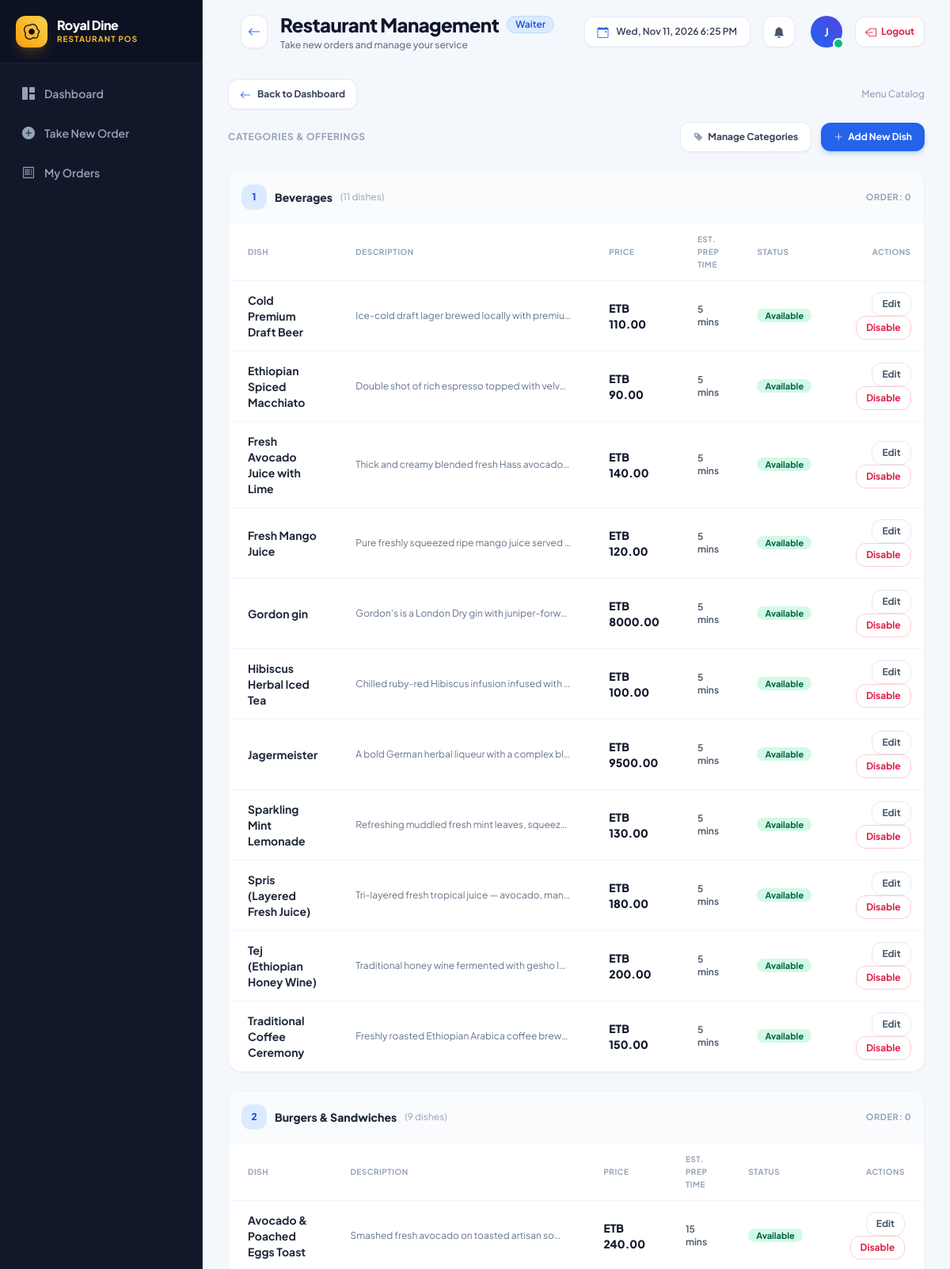
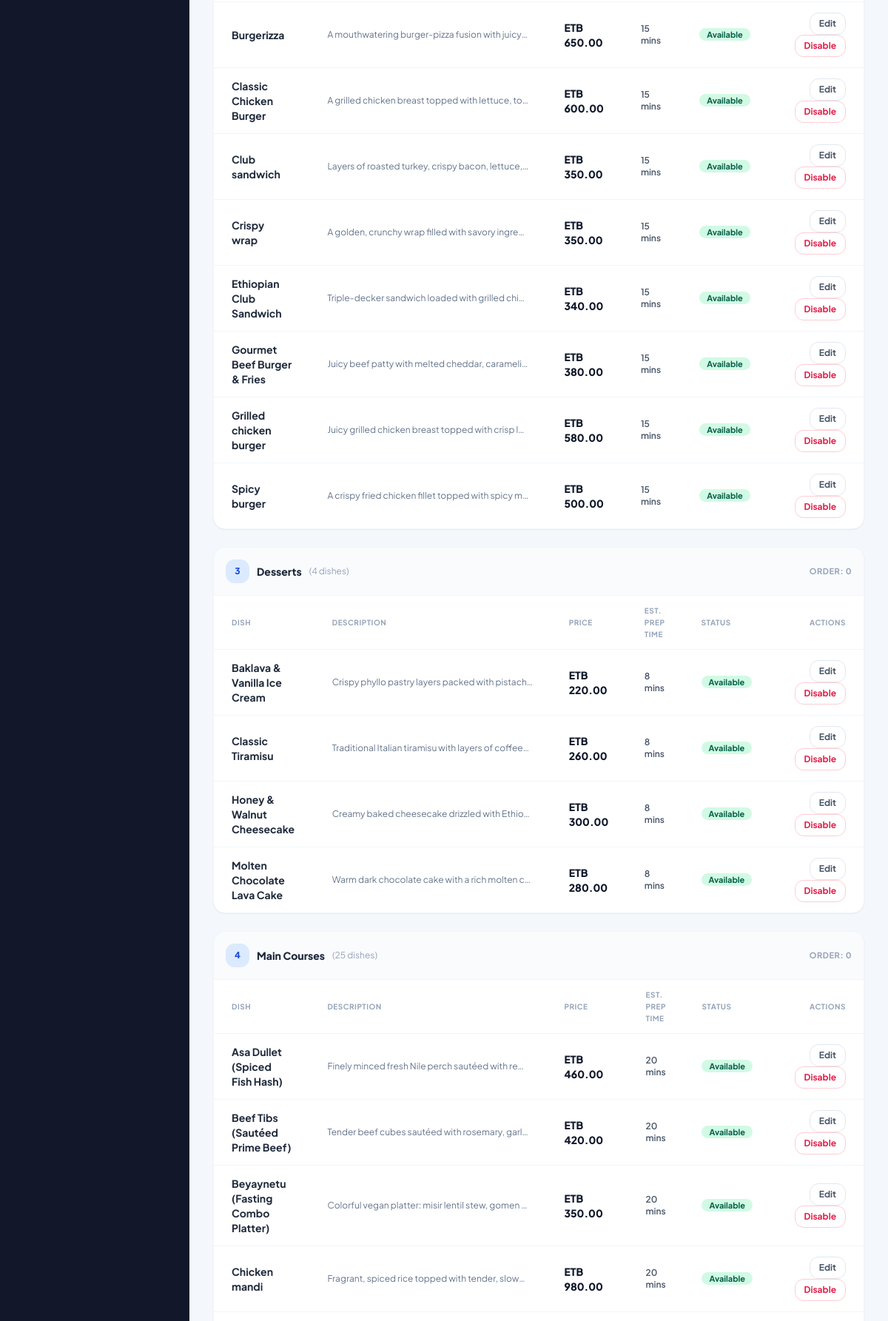
Screenshot of /menu/ (signed in, upper part) with the database file from the repository (2 pictures, top to bottom).
### apps/accounts/models.py (models this page shows, shortened)
class CustomUser(AbstractUser):
    class Role(models.TextChoices):
        ADMIN = 'ADMIN', 'Administrator'
        SUPERVISOR = 'SUPERVISOR', 'Supervisor'
        WAITER = 'WAITER', 'Waiter'
        KITCHEN_STAFF = 'KITCHEN_STAFF', 'Kitchen Staff'
    role = models.CharField(
        max_length=20,
        choices=Role.choices,
        default=Role.WAITER,
    )
    phone_number = models.CharField(max_length=20, blank=True)
    is_active_employee = models.BooleanField(default=True)
    avatar = models.ImageField(upload_to='avatars/', blank=True, null=True)
    created_at = models.DateTimeField(auto_now_add=True)
    updated_at = models.DateTimeField(auto_now=True)
    class Meta:
        ordering = ['-created_at']
        verbose_name = 'User'
        verbose_name_plural = 'Users'

### apps/menu/models.py (models this page shows, shortened)
class MealCategory(models.Model):
    name = models.CharField(max_length=100, unique=True)
    description = models.TextField(blank=True)
    display_order = models.PositiveIntegerField(default=0)
    is_active = models.BooleanField(default=True)
    created_at = models.DateTimeField(auto_now_add=True)
    updated_at = models.DateTimeField(auto_now=True)
    class Meta:
        ordering = ['display_order', 'name']
        verbose_name = 'Meal Category'
        verbose_name_plural = 'Meal Categories'

class Meal(models.Model):
    category = models.ForeignKey(MealCategory, on_delete=models.CASCADE, related_name='meals')
    name = models.CharField(max_length=150)
    description = models.TextField(blank=True)
    price = models.DecimalField(max_digits=10, decimal_places=2)
    image = models.ImageField(upload_to='meals/', blank=True, null=True)
    is_available = models.BooleanField(default=True)
    is_archived = models.BooleanField(default=False)
    preparation_time_minutes = models.PositiveIntegerField(default=15, help_text="Estimated preparation time")
    created_at = models.DateTimeField(auto_now_add=True)
    updated_at = models.DateTimeField(auto_now=True)
    class Meta:
        ordering = ['category', 'name']
        verbose_name = 'Meal'
        verbose_name_plural = 'Meals'

### apps/menu/views.py (the view)
# urls.py: path('', views.meal_list, name='meal_list'),
@login_required
def meal_list(request):
    categories = MealCategory.objects.prefetch_related('meals').all()
    return render(request, 'menu/meal_list.html', {'categories': categories})

### apps/restaurants/context_processors.py (called while the page is built)
def restaurant_context(request):
    try:
        settings_obj = RestaurantSettings.objects.first()
        currency = settings_obj.currency_symbol if settings_obj and settings_obj.currency_symbol else 'ETB'
    except Exception:
        currency = 'ETB'
        settings_obj = None
    return {
        'CURRENCY_SYMBOL': currency,
        'restaurant_settings': settings_obj,
    }

### templates/menu/meal_list.html (shortened to what this page needs)
{% extends 'base/base.html' %}
{% block content %}
<div class="mb-4 flex items-center justify-between">
    <a href="{% url 'analytics:admin_dashboard' %}" class="inline-flex items-center gap-2 px-3.5 py-2 rounded-xl bg-white hover:bg-slate-50 text-slate-700 border border-slate-200/80 font-bold text-xs shadow-sm transition-all active:scale-95">
        <i class="bi bi-arrow-left text-sm text-blue-600"></i>
        <span>Back to Dashboard</span>
    </a>
    <span class="text-xs text-slate-400 font-medium">Menu Catalog</span>
</div>
<div class="flex flex-col sm:flex-row sm:items-center justify-between gap-4 mb-6">
    <div class="flex items-center space-x-2">
        <span class="text-xs font-bold uppercase tracking-wider text-slate-400">Categories &amp; Offerings</span>
    </div>
    <div class="flex items-center space-x-3">
        <a href="{% url 'menu:category_list' %}"
            class="px-4 py-2.5 rounded-xl font-bold text-xs text-slate-700 bg-white hover:bg-slate-50 border border-slate-200/80 shadow-sm transition-all flex items-center gap-1.5">
            <i class="bi bi-tag-fill text-slate-400"></i>
            <span>Manage Categories</span>
        </a>
        <a href="{% url 'menu:meal_create' %}"
            class="px-4 py-2.5 rounded-xl font-bold text-xs text-white bg-[#2563eb] hover:bg-blue-700 shadow-md shadow-blue-500/25 transition-all flex items-center gap-1.5">
            <i class="bi bi-plus-lg"></i>
            <span>Add New Dish</span>
        </a>
    </div>
</div>
<div class="space-y-6">
    {% for category in categories %}
    <div class="bg-white rounded-2xl shadow-sm border border-slate-100 overflow-hidden">
        <div class="p-4 bg-slate-50/70 border-b border-slate-100 flex items-center justify-between">
            <div class="flex items-center space-x-2.5">
                <span
                    class="w-8 h-8 rounded-xl bg-blue-100 text-blue-700 font-black text-xs flex items-center justify-center">
                    {{ forloop.counter }}
                </span>
                <h3 class="text-sm font-extrabold text-slate-800">{{ category.name }}</h3>
                <span class="text-xs text-slate-400">({{ category.meals.count }} dish{{ category.meals.count|pluralize:"es" }})</span>
            </div>
            <span class="text-[11px] font-bold text-slate-400 uppercase tracking-wider">Order: {{ category.display_order }}</span>
        </div>
        <div class="overflow-x-auto">
            <table class="w-full text-left text-xs">
                <thead
                    class="bg-white text-slate-400 uppercase font-bold text-[10px] tracking-wider border-b border-slate-100">
                    <tr>
                        <th class="px-6 py-3">Dish</th>
                        <th class="px-6 py-3">Description</th>
                        <th class="px-6 py-3">Price</th>
                        <th class="px-6 py-3">Est. Prep Time</th>
                        <th class="px-6 py-3">Status</th>
                        <th class="px-6 py-3 text-right">Actions</th>
                    </tr>
                </thead>
                <tbody class="divide-y divide-slate-100">
                    {% for meal in category.meals.all %}
                    <tr class="hover:bg-slate-50/80 transition-colors">
                        <td class="px-6 py-3.5 font-bold text-slate-800 text-sm">{{ meal.name }}</td>
                        <td class="px-6 py-3.5 text-slate-500 max-w-xs truncate">{{ meal.description|default:"—" }}</td>
                        <td class="px-6 py-3.5 font-black text-slate-900 text-sm">ETB {{ meal.price }}</td>
                        <td class="px-6 py-3.5 text-slate-600 font-semibold">{{ meal.preparation_time_minutes }} mins
                        </td>
                        <td class="px-6 py-3.5">
                            {% if meal.is_available %}
                            <span
                                class="px-2.5 py-0.5 rounded-full text-[11px] font-bold bg-emerald-100 text-emerald-800">Available</span>
                            {% else %}
                            <span
                                class="px-2.5 py-0.5 rounded-full text-[11px] font-bold bg-slate-100 text-slate-600">Unavailable</span>
                            {% endif %}
                        </td>
                        <td class="px-6 py-3.5 text-right space-x-2">
                            <a href="{% url 'menu:meal_edit' meal.id %}"
                                class="px-3 py-1.5 rounded-xl border border-slate-200 text-slate-600 hover:bg-slate-100 font-bold transition-colors inline-block">
                                Edit
                            </a>
                            <form method="post" action="{% url 'menu:meal_toggle' meal.id %}" class="inline-block">
                                <button type="submit"
                                    class="px-3 py-1.5 rounded-xl font-bold transition-colors {% if meal.is_available %}text-rose-600 hover:bg-rose-50 border border-rose-200{% else %}text-emerald-600 hover:bg-emerald-50 border border-emerald-200{% endif %}">
                                    {% if meal.is_available %}Disable{% else %}Enable{% endif %}
                                </button>
                            </form>
                        </td>
                    </tr>
                    {% empty %}
                    <tr>
                        <td colspan="6" class="px-6 py-6 text-center text-slate-400">No meals added to this category
                            yet.</td>
                    </tr>
                    {% endfor %}
                </tbody>
            </table>
        </div>
    </div>
    {% endfor %}
</div>
{% endblock %}

### templates/base/topnav.html (shortened to what this page needs)
<header class="h-20 bg-[#f4f7fc] px-6 lg:px-8 flex items-center justify-between shrink-0">
    <div class="flex items-center space-x-3 sm:space-x-4">
        {% if request.resolver_match.url_name not in 'admin_dashboard,waiter_dashboard,supervisor_dashboard,kitchen_dashboard' %}
        <button type="button" onclick="window.history.back()" title="Go Back"
            class="p-2 rounded-xl text-slate-600 hover:text-slate-900 bg-white hover:bg-slate-50 border border-slate-200/80 shadow-sm transition-all active:scale-95 flex items-center justify-center">
            <i class="bi bi-arrow-left text-base text-blue-600"></i>
        </button>
        {% endif %}
        <div>
            <div class="flex items-center space-x-2.5">
                <h1 class="text-xl lg:text-2xl font-extrabold text-slate-900 tracking-tight">
                    {% block header_title %}Restaurant Management{% endblock %}
                </h1>
                <span class="hidden sm:inline-flex items-center px-2.5 py-0.5 rounded-full text-xs font-semibold
                    {% if user.role == 'ADMIN' %}bg-purple-100 text-purple-700 border border-purple-200
                    {% elif user.role == 'SUPERVISOR' %}bg-indigo-100 text-indigo-700 border border-indigo-200
                    {% elif user.role == 'WAITER' %}bg-blue-100 text-blue-700 border border-blue-200
                    {% else %}bg-amber-100 text-amber-800 border border-amber-200{% endif %}">
                    {{ user.get_role_display }}
                </span>
            </div>
            <p class="text-xs text-slate-500 font-medium mt-0.5 hidden sm:block">
                {% block header_subtitle %}Take new orders and manage your service{% endblock %}
            </p>
        </div>
    </div>
    <div class="flex items-center space-x-3 lg:space-x-4">
        <div
            class="flex items-center space-x-2.5 px-4 py-2 bg-white rounded-xl shadow-sm border border-slate-200/80 text-xs font-semibold text-slate-700">
            <i class="bi bi-calendar-event text-blue-600 text-sm"></i>
            <span id="liveDateTimeBadge">Loading date...</span>
        </div>
        <div class="relative" id="notificationDropdownContainer">
            <button type="button" id="notificationBellBtn" onclick="toggleNotificationDropdown()"
                class="w-10 h-10 rounded-xl bg-white border border-slate-200/80 flex items-center justify-center text-slate-600 hover:text-slate-900 hover:bg-slate-50 shadow-sm transition-colors relative">
                <i class="bi bi-bell-fill text-sm"></i>
            </button>
        </div>
        <div class="flex items-center space-x-2.5 pl-1">
            <div class="relative">
                <div
                    class="w-10 h-10 rounded-full bg-gradient-to-tr from-blue-600 to-indigo-600 flex items-center justify-center text-white font-bold text-sm shadow-sm">
                    {{ user.first_name|first|default:user.username|first|upper }}
                </div>
                <span
                    class="absolute bottom-0 right-0 w-2.5 h-2.5 rounded-full bg-emerald-500 ring-2 ring-white"></span>
            </div>
        </div>
        <form method="post" action="{% url 'accounts:logout' %}" class="inline-flex">
            <button type="submit" title="Sign out of system"
                class="flex items-center space-x-1.5 px-3 py-2 rounded-xl bg-white hover:bg-rose-50 text-rose-600 border border-slate-200/80 hover:border-rose-200 text-xs font-bold shadow-sm transition-all active:scale-95">
                <i class="bi bi-box-arrow-left text-sm"></i>
                <span class="hidden sm:inline">Logout</span>
            </button>
        </form>
    </div>
</header>

### templates/base/base.html (style rules this page uses)
body { font-family: 'Plus Jakarta Sans', system-ui, -apple-system, sans-serif; background-color: #f4f7fc; color: #1e293b; }

### rows the page displays
CustomUser: role "Waiter", first_name|first "J"
MealCategory: name "Beverages", meals.count "11", display_order "0"
Meal: name "Cold Premium Draft Beer", description "Ice-cold draft lager brewed locally with premiu…", price "110.00", preparation_time_minutes "5", is_available "Available"
Meal: name "Ethiopian Spiced Macchiato", description "Double shot of rich espresso topped with velv…", price "90.00", preparation_time_minutes "5", is_available "Available"
Meal: name "Fresh Avocado Juice with Lime", description "Thick and creamy blended fresh Hass avocado…", price "140.00", preparation_time_minutes "5", is_available "Available"
Meal: name "Fresh Mango Juice", description "Pure freshly squeezed ripe mango juice served…", price "120.00", preparation_time_minutes "5", is_available "Available"
Meal: name "Gordon gin", description "Gordon’s is a London Dry gin with juniper-forw…", price "8000.00", preparation_time_minutes "5", is_available "Available"
Meal: name "Hibiscus Herbal Iced Tea", description "Chilled ruby-red Hibiscus infusion infused with…", price "100.00", preparation_time_minutes "5", is_available "Available"
Meal: name "Jagermeister", description "A bold German herbal liqueur with a complex bl…", price "9500.00", preparation_time_minutes "5", is_available "Available"
Meal: name "Sparkling Mint Lemonade", description "Refreshing muddled fresh mint leaves, squeez…", price "130.00", preparation_time_minutes "5", is_available "Available"
Meal: name "Spris (Layered Fresh Juice)", description "Tri-layered fresh tropical juice — avocado, man…", price "180.00", preparation_time_minutes "5", is_available "Available"
Meal: name "Tej (Ethiopian Honey Wine)", description "Traditional honey wine fermented with gesho l…", price "200.00", preparation_time_minutes "5", is_available "Available"
Meal: name "Traditional Coffee Ceremony", description "Freshly roasted Ethiopian Arabica coffee brew…", price "150.00", preparation_time_minutes "5", is_available "Available"
MealCategory: name "Burgers & Sandwiches", meals.count "9", display_order "0"
Meal: name "Avocado & Poached Eggs Toast", description "Smashed fresh avocado on toasted artisan so…", price "240.00", preparation_time_minutes "15", is_available "Available"
Meal: name "Burgerizza", description "A mouthwatering burger-pizza fusion with juicy…", price "650.00", preparation_time_minutes "15", is_available "Available"
Meal: name "Classic Chicken Burger", description "A grilled chicken breast topped with lettuce, to…", price "600.00", preparation_time_minutes "15", is_available "Available"
Meal: name "Club sandwich", description "Layers of roasted turkey, crispy bacon, lettuce,…", price "350.00", preparation_time_minutes "15", is_available "Available"
Meal: name "Crispy wrap", description "A golden, crunchy wrap filled with savory ingre…", price "350.00", preparation_time_minutes "15", is_available "Available"
Meal: name "Ethiopian Club Sandwich", description "Triple-decker sandwich loaded with grilled chi…", price "340.00", preparation_time_minutes "15", is_available "Available"
Meal: name "Gourmet Beef Burger & Fries", description "Juicy beef patty with melted cheddar, carameli…", price "380.00", preparation_time_minutes "15", is_available "Available"
Meal: name "Grilled chicken burger", description "Juicy grilled chicken breast topped with crisp l…", price "580.00", preparation_time_minutes "15", is_available "Available"
Meal: name "Spicy burger", description "A crispy fried chicken fillet topped with spicy m…", price "500.00", preparation_time_minutes "15", is_available "Available"
MealCategory: name "Desserts", meals.count "4", display_order "0"
Meal: name "Baklava & Vanilla Ice Cream", description "Crispy phyllo pastry layers packed with pistach…", price "220.00", preparation_time_minutes "8", is_available "Available"
Meal: name "Classic Tiramisu", description "Traditional Italian tiramisu with layers of coffee…", price "260.00", preparation_time_minutes "8", is_available "Available"
Meal: name "Honey & Walnut Cheesecake", description "Creamy baked cheesecake drizzled with Ethio…", price "300.00", preparation_time_minutes "8", is_available "Available"
Meal: name "Molten Chocolate Lava Cake", description "Warm dark chocolate cake with a rich molten c…", price "280.00", preparation_time_minutes "8", is_available "Available"
MealCategory: name "Main Courses", meals.count "25", display_order "0"
Meal: name "Asa Dullet (Spiced Fish Hash)", description "Finely minced fresh Nile perch sautéed with re…", price "460.00", preparation_time_minutes "20", is_available "Available"
Meal: name "Beef Tibs (Sautéed Prime Beef)", description "Tender beef cubes sautéed with rosemary, garl…", price "420.00", preparation_time_minutes "20", is_available "Available"
Meal: name "Beyaynetu (Fasting Combo Platter)", description "Colorful vegan platter: misir lentil stew, gomen…", price "350.00", preparation_time_minutes "20", is_available "Available"
Meal: name "Chicken mandi", description "Fragrant, spiced rice topped with tender, slow…", price "980.00", preparation_time_minutes "20", is_available "Available"
